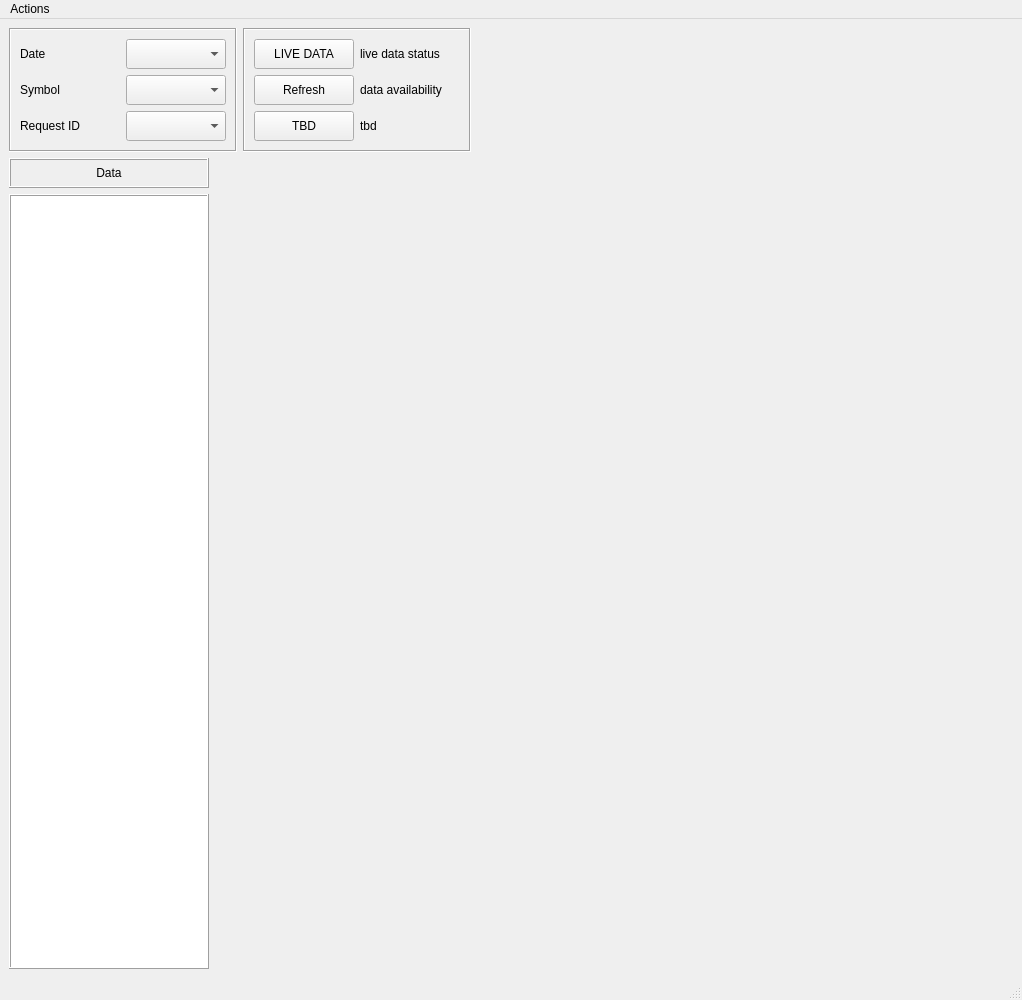
<?xml version="1.0" encoding="UTF-8"?>
<ui version="4.0">
 <class>db_browser_main</class>
 <widget class="QMainWindow" name="db_browser_main">
  <property name="geometry">
   <rect>
    <x>0</x>
    <y>0</y>
    <width>1022</width>
    <height>1000</height>
   </rect>
  </property>
  <property name="sizePolicy">
   <sizepolicy hsizetype="MinimumExpanding" vsizetype="MinimumExpanding">
    <horstretch>0</horstretch>
    <verstretch>0</verstretch>
   </sizepolicy>
  </property>
  <property name="minimumSize">
   <size>
    <width>800</width>
    <height>1000</height>
   </size>
  </property>
  <property name="windowTitle">
   <string>DB Browser</string>
  </property>
  <widget class="QWidget" name="centralwidget">
   <property name="sizePolicy">
    <sizepolicy hsizetype="Expanding" vsizetype="Expanding">
     <horstretch>0</horstretch>
     <verstretch>0</verstretch>
    </sizepolicy>
   </property>
   <layout class="QVBoxLayout" name="verticalLayout_2">
    <item>
     <layout class="QHBoxLayout" name="data_info_layout">
      <item>
       <widget class="QFrame" name="data_selection_frame">
        <property name="sizePolicy">
         <sizepolicy hsizetype="Fixed" vsizetype="Fixed">
          <horstretch>0</horstretch>
          <verstretch>0</verstretch>
         </sizepolicy>
        </property>
        <property name="frameShape">
         <enum>QFrame::Shape::Box</enum>
        </property>
        <property name="frameShadow">
         <enum>QFrame::Shadow::Sunken</enum>
        </property>
        <layout class="QVBoxLayout" name="verticalLayout_5">
         <item>
          <layout class="QHBoxLayout" name="date_horizontalLayout">
           <item>
            <widget class="QLabel" name="date_label">
             <property name="sizePolicy">
              <sizepolicy hsizetype="Fixed" vsizetype="Fixed">
               <horstretch>0</horstretch>
               <verstretch>0</verstretch>
              </sizepolicy>
             </property>
             <property name="minimumSize">
              <size>
               <width>100</width>
               <height>30</height>
              </size>
             </property>
             <property name="text">
              <string>Date</string>
             </property>
            </widget>
           </item>
           <item>
            <widget class="QComboBox" name="date_combobox">
             <property name="sizePolicy">
              <sizepolicy hsizetype="Fixed" vsizetype="Fixed">
               <horstretch>0</horstretch>
               <verstretch>0</verstretch>
              </sizepolicy>
             </property>
             <property name="minimumSize">
              <size>
               <width>100</width>
               <height>30</height>
              </size>
             </property>
            </widget>
           </item>
          </layout>
         </item>
         <item>
          <layout class="QHBoxLayout" name="symbol_horizontalLayout_2">
           <item>
            <widget class="QLabel" name="symbol_label">
             <property name="sizePolicy">
              <sizepolicy hsizetype="Fixed" vsizetype="Fixed">
               <horstretch>0</horstretch>
               <verstretch>0</verstretch>
              </sizepolicy>
             </property>
             <property name="minimumSize">
              <size>
               <width>100</width>
               <height>30</height>
              </size>
             </property>
             <property name="text">
              <string>Symbol</string>
             </property>
            </widget>
           </item>
           <item>
            <widget class="QComboBox" name="symbol_combobox">
             <property name="sizePolicy">
              <sizepolicy hsizetype="Fixed" vsizetype="Fixed">
               <horstretch>0</horstretch>
               <verstretch>0</verstretch>
              </sizepolicy>
             </property>
             <property name="minimumSize">
              <size>
               <width>100</width>
               <height>30</height>
              </size>
             </property>
            </widget>
           </item>
          </layout>
         </item>
         <item>
          <layout class="QHBoxLayout" name="requestid_horizontalLayout_3">
           <item>
            <widget class="QLabel" name="requestid_label">
             <property name="sizePolicy">
              <sizepolicy hsizetype="Fixed" vsizetype="Fixed">
               <horstretch>0</horstretch>
               <verstretch>0</verstretch>
              </sizepolicy>
             </property>
             <property name="minimumSize">
              <size>
               <width>100</width>
               <height>30</height>
              </size>
             </property>
             <property name="text">
              <string>Request ID</string>
             </property>
            </widget>
           </item>
           <item>
            <widget class="QComboBox" name="requestod_combobox">
             <property name="sizePolicy">
              <sizepolicy hsizetype="Fixed" vsizetype="Fixed">
               <horstretch>0</horstretch>
               <verstretch>0</verstretch>
              </sizepolicy>
             </property>
             <property name="minimumSize">
              <size>
               <width>100</width>
               <height>30</height>
              </size>
             </property>
            </widget>
           </item>
          </layout>
         </item>
        </layout>
       </widget>
      </item>
      <item>
       <widget class="QFrame" name="data_status_frame">
        <property name="sizePolicy">
         <sizepolicy hsizetype="Fixed" vsizetype="Fixed">
          <horstretch>0</horstretch>
          <verstretch>0</verstretch>
         </sizepolicy>
        </property>
        <property name="frameShape">
         <enum>QFrame::Shape::Box</enum>
        </property>
        <property name="frameShadow">
         <enum>QFrame::Shadow::Sunken</enum>
        </property>
        <layout class="QVBoxLayout" name="verticalLayout">
         <item>
          <layout class="QHBoxLayout" name="horizontalLayout_7">
           <item>
            <widget class="QPushButton" name="live_data_pushbutton">
             <property name="sizePolicy">
              <sizepolicy hsizetype="Fixed" vsizetype="Fixed">
               <horstretch>0</horstretch>
               <verstretch>0</verstretch>
              </sizepolicy>
             </property>
             <property name="minimumSize">
              <size>
               <width>100</width>
               <height>30</height>
              </size>
             </property>
             <property name="text">
              <string>LIVE DATA</string>
             </property>
            </widget>
           </item>
           <item>
            <widget class="QLabel" name="live_data_label">
             <property name="sizePolicy">
              <sizepolicy hsizetype="Fixed" vsizetype="Fixed">
               <horstretch>0</horstretch>
               <verstretch>0</verstretch>
              </sizepolicy>
             </property>
             <property name="minimumSize">
              <size>
               <width>100</width>
               <height>30</height>
              </size>
             </property>
             <property name="text">
              <string>live data status</string>
             </property>
            </widget>
           </item>
          </layout>
         </item>
         <item>
          <layout class="QHBoxLayout" name="horizontalLayout_8">
           <item>
            <widget class="QPushButton" name="refresh_pushbutton">
             <property name="sizePolicy">
              <sizepolicy hsizetype="Fixed" vsizetype="Fixed">
               <horstretch>0</horstretch>
               <verstretch>0</verstretch>
              </sizepolicy>
             </property>
             <property name="minimumSize">
              <size>
               <width>100</width>
               <height>30</height>
              </size>
             </property>
             <property name="text">
              <string>Refresh</string>
             </property>
            </widget>
           </item>
           <item>
            <widget class="QLabel" name="refresh_label">
             <property name="sizePolicy">
              <sizepolicy hsizetype="Fixed" vsizetype="Fixed">
               <horstretch>0</horstretch>
               <verstretch>0</verstretch>
              </sizepolicy>
             </property>
             <property name="minimumSize">
              <size>
               <width>100</width>
               <height>30</height>
              </size>
             </property>
             <property name="text">
              <string>data availability</string>
             </property>
            </widget>
           </item>
          </layout>
         </item>
         <item>
          <layout class="QHBoxLayout" name="horizontalLayout_9">
           <item>
            <widget class="QPushButton" name="pushButton_15">
             <property name="sizePolicy">
              <sizepolicy hsizetype="Fixed" vsizetype="Fixed">
               <horstretch>0</horstretch>
               <verstretch>0</verstretch>
              </sizepolicy>
             </property>
             <property name="minimumSize">
              <size>
               <width>100</width>
               <height>30</height>
              </size>
             </property>
             <property name="text">
              <string>TBD</string>
             </property>
            </widget>
           </item>
           <item>
            <widget class="QLabel" name="label_10">
             <property name="sizePolicy">
              <sizepolicy hsizetype="Fixed" vsizetype="Fixed">
               <horstretch>0</horstretch>
               <verstretch>0</verstretch>
              </sizepolicy>
             </property>
             <property name="minimumSize">
              <size>
               <width>100</width>
               <height>30</height>
              </size>
             </property>
             <property name="text">
              <string>tbd</string>
             </property>
            </widget>
           </item>
          </layout>
         </item>
        </layout>
       </widget>
      </item>
      <item>
       <spacer name="horizontalSpacer_2">
        <property name="orientation">
         <enum>Qt::Orientation::Horizontal</enum>
        </property>
        <property name="sizeHint" stdset="0">
         <size>
          <width>40</width>
          <height>20</height>
         </size>
        </property>
       </spacer>
      </item>
     </layout>
    </item>
    <item>
     <layout class="QHBoxLayout" name="data_view_layout">
      <item>
       <layout class="QVBoxLayout" name="data_layout">
        <item>
         <widget class="QLabel" name="data_label">
          <property name="sizePolicy">
           <sizepolicy hsizetype="Preferred" vsizetype="Fixed">
            <horstretch>0</horstretch>
            <verstretch>0</verstretch>
           </sizepolicy>
          </property>
          <property name="minimumSize">
           <size>
            <width>0</width>
            <height>30</height>
           </size>
          </property>
          <property name="maximumSize">
           <size>
            <width>16777215</width>
            <height>30</height>
           </size>
          </property>
          <property name="frameShape">
           <enum>QFrame::Shape::Box</enum>
          </property>
          <property name="frameShadow">
           <enum>QFrame::Shadow::Raised</enum>
          </property>
          <property name="text">
           <string>Data</string>
          </property>
          <property name="alignment">
           <set>Qt::AlignmentFlag::AlignCenter</set>
          </property>
         </widget>
        </item>
        <item>
         <widget class="QTableView" name="data_tableView">
          <property name="sizePolicy">
           <sizepolicy hsizetype="Fixed" vsizetype="Expanding">
            <horstretch>0</horstretch>
            <verstretch>0</verstretch>
           </sizepolicy>
          </property>
          <property name="minimumSize">
           <size>
            <width>200</width>
            <height>0</height>
           </size>
          </property>
          <property name="maximumSize">
           <size>
            <width>200</width>
            <height>16777215</height>
           </size>
          </property>
          <property name="frameShape">
           <enum>QFrame::Shape::Box</enum>
          </property>
          <property name="frameShadow">
           <enum>QFrame::Shadow::Raised</enum>
          </property>
         </widget>
        </item>
       </layout>
      </item>
      <item>
       <widget class="QWidget" name="data_plot_widget" native="true">
        <property name="sizePolicy">
         <sizepolicy hsizetype="Expanding" vsizetype="Expanding">
          <horstretch>0</horstretch>
          <verstretch>0</verstretch>
         </sizepolicy>
        </property>
       </widget>
      </item>
     </layout>
    </item>
   </layout>
  </widget>
  <widget class="QMenuBar" name="menubar">
   <property name="geometry">
    <rect>
     <x>0</x>
     <y>0</y>
     <width>1022</width>
     <height>22</height>
    </rect>
   </property>
   <widget class="QMenu" name="menuActions">
    <property name="title">
     <string>Actions</string>
    </property>
   </widget>
   <addaction name="menuActions"/>
  </widget>
  <widget class="QStatusBar" name="statusbar"/>
 </widget>
 <resources/>
 <connections/>
</ui>
